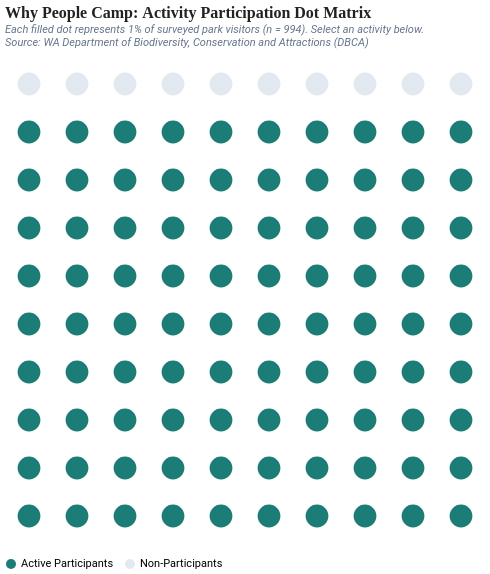

Vega-Lite specification stored for this chart:
### Vega-Lite specification from a JSON file in a GitHub repository (floating-point values rounded to 4 significant figures)
{"$schema": "https://vega.github.io/schema/vega-lite/v5.json", "background": "transparent", "title": {"text": "Why People Camp: Activity Participation Dot Matrix", "subtitle": ["Each filled dot represents 1% of surveyed park visitors (n = 994). Select an activity below.", "Source: WA Department of Biodiversity, Conservation and Attractions (DBCA)"], "anchor": "start", "font": "Playfair Display", "fontSize": 16, "fontWeight": 700, "color": "#1f2421", "subtitleFont": "Roboto", "subtitleFontSize": 11, "subtitleColor": "#64748b", "subtitleFontStyle": "italic", "dy": -8}, "params": [{"name": "selected_activity", "value": "Relaxing / fun / enjoyment", "bind": {"input": "select", "options": ["Relaxing / fun / enjoyment", "Bushwalking / hiking", "Sightseeing", "Cycling / mountain bike riding", "Swimming", "Wildflower viewing", "Photography", "Snorkelling / diving", "Wildlife viewing", "Guided tours", "Surfing / kite surfing", "Fishing", "Visit Aboriginal / cultural sites", "Picnicking / barbecuing", "Visit the visitor centre in park", "Four wheel driving", "Fitness / health", "Rock climbing / abseiling", "Bird watching", "Canoeing / kayaking / boating"], "name": "Select Activity: "}}], "data": {"sequence": {"start": 0, "stop": 100, "step": 1, "as": "dot_id"}}, "transform": [{"calculate": "datum.dot_id % 10", "as": "col"}, {"calculate": "floor(datum.dot_id / 10)", "as": "row"}, {"calculate": "selected_activity == 'Relaxing / fun / enjoyment' ? 90.1 : selected_activity == 'Bushwalking / hiking' ? 72.9 : selected_activity == 'Sightseeing' ? 66.4 : selected_activity == 'Cycling / mountain bike riding' ? 65.1 : selected_activity == 'Swimming' ? 30.2 : selected_activity == 'Wildflower viewing' ? 27.2 : selected_activity == 'Photography' ? 27.1 : selected_activity == 'Snorkelling / diving' ? 27.0 : selected_activity == 'Wildlife viewing' ? 26.2 : selected_activity == 'Guided tours' ? 21.2 : selected_activity == 'Surfing / kite surfing' ? 20.9 : selected_activity == 'Fishing' ? 19.4 : selected_activity == 'Visit Aboriginal / cultural sites' ? 17.3 : selected_activity == 'Picnicking / barbecuing' ? 12.6 : selected_activity == 'Visit the visitor centre in park' ? 11.4 : selected_activity == 'Four wheel driving' ? 10.1 : selected_activity == 'Fitness / health' ? 7.1 : selected_activity == 'Rock climbing / abseiling' ? 4.3 : selected_activity == 'Bird watching' ? 3.2 : 2.5", "as": "rate_value"}, {"calculate": "datum.dot_id < round(datum.rate_value) ? 'Active Participants' : 'Non-Participants'", "as": "status"}], "width": 480, "height": 480, "layer": [{"mark": {"type": "circle", "size": 520, "opacity": 0.95}, "encoding": {"x": {"field": "col", "type": "ordinal", "axis": null}, "y": {"field": "row", "type": "ordinal", "sort": "descending", "axis": null}, "color": {"field": "status", "type": "nominal", "scale": {"domain": ["Active Participants", "Non-Participants"], "range": ["#0f766e", "#e2e8f0"]}, "legend": {"title": null, "orient": "bottom", "direction": "horizontal", "labelFont": "Roboto", "labelFontSize": 11}}, "tooltip": [{"field": "status", "type": "nominal", "title": "Status"}, {"field": "rate_value", "type": "quantitative", "title": "Participation Rate (%)", "format": ".1f"}]}}, {"data": {"values": [{}]}, "mark": {"type": "text", "align": "center", "baseline": "middle", "font": "Playfair Display", "fontSize": 44, "fontWeight": 700, "color": "#0f766e", "x": 240, "y": 240}, "encoding": {"text": {"expr": "format(selected_activity == 'Relaxing / fun / enjoyment' ? 90.1 : selected_activity == 'Bushwalking / hiking' ? 72.9 : selected_activity == 'Sightseeing' ? 66.4 : selected_activity == 'Cycling / mountain bike riding' ? 65.1 : selected_activity == 'Swimming' ? 30.2 : selected_activity == 'Wildflower viewing' ? 27.2 : selected_activity == 'Photography' ? 27.1 : selected_activity == 'Snorkelling / diving' ? 27.0 : selected_activity == 'Wildlife viewing' ? 26.2 : selected_activity == 'Guided tours' ? 21.2 : selected_activity == 'Surfing / kite surfing' ? 20.9 : selected_activity == 'Fishing' ? 19.4 : selected_activity == 'Visit Aboriginal / cultural sites' ? 17.3 : selected_activity == 'Picnicking / barbecuing' ? 12.6 : selected_activity == 'Visit the visitor centre in park' ? 11.4 : selected_activity == 'Four wheel driving' ? 10.1 : selected_activity == 'Fitness / health' ? 7.1 : selected_activity == 'Rock climbing / abseiling' ? 4.3 : selected_activity == 'Bird watching' ? 3.2 : 2.5, '.1f') + '%'"}}}], "config": {"view": {"stroke": null}}}
